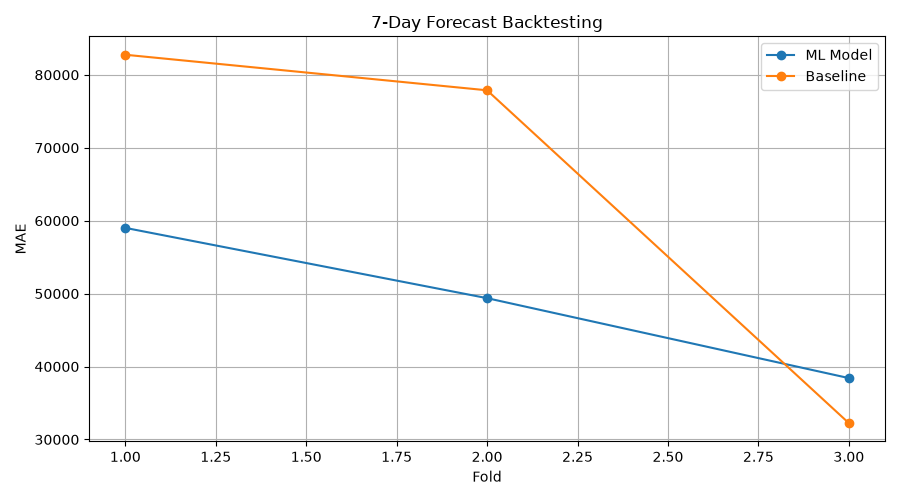

Source code (Python):
import pandas as pd
import numpy as np
import matplotlib.pyplot as plt
from sklearn.base import clone
from sklearn.metrics import mean_absolute_error
import joblib

print("7-Day Forecast Backtesting Started...")

# Load daily historical data
df = pd.read_csv(
    "data/daily_sales.csv",
    parse_dates=["date"]
).sort_values("date").reset_index(drop=True)

feature_cols = joblib.load("advanced_feature_columns.pkl")
saved_model = joblib.load("advanced_sales_model.pkl")

# Create the same training features
df["day_of_week"] = df["date"].dt.dayofweek
df["month"] = df["date"].dt.month
df["day_of_year"] = df["date"].dt.dayofyear
df["is_weekend"] = (df["day_of_week"] >= 5).astype(int)

for lag in [1, 7, 14, 30]:
    df[f"lag_{lag}"] = df["sales"].shift(lag)

for window in [7, 14, 30]:
    df[f"rolling_mean_{window}"] = (
        df["sales"].shift(1).rolling(window).mean()
    )

df = df.dropna().reset_index(drop=True)

# Use multiple historical 7-day periods
test_starts = [
    len(df) - 84,
    len(df) - 56,
    len(df) - 28
]

all_results = []

for fold, start in enumerate(test_starts, start=1):

    # Only data before forecast period
    history_df = df.iloc[:start].copy()

    model = clone(saved_model)

    model.fit(
        history_df[feature_cols],
        history_df["sales"]
    )

    sales_history = history_df["sales"].tolist()
    last_date = history_df["date"].iloc[-1]

    actual = df.iloc[start:start + 7]["sales"].to_numpy()

    predictions = []
    baseline_predictions = []

    for day in range(1, 8):

        future_date = last_date + pd.Timedelta(days=day)

        # Seasonal naive: repeat the previous week's pattern
        baseline_predictions.append(
    history_df["sales"].iloc[-7 + (day - 1)]
)

        features = pd.DataFrame([{
            "day_of_week": future_date.dayofweek,
            "month": future_date.month,
            "day_of_year": future_date.dayofyear,
            "is_weekend": int(future_date.dayofweek >= 5),
            "lag_1": sales_history[-1],
            "lag_7": sales_history[-7],
            "lag_14": sales_history[-14],
            "lag_30": sales_history[-30],
            "rolling_mean_7": np.mean(sales_history[-7:]),
            "rolling_mean_14": np.mean(sales_history[-14:]),
            "rolling_mean_30": np.mean(sales_history[-30:])
        }])

        prediction = max(
            0,
            float(model.predict(features[feature_cols])[0])
        )

        predictions.append(prediction)
        sales_history.append(prediction)

    model_mae = mean_absolute_error(actual, predictions)
    baseline_mae = mean_absolute_error(
        actual, baseline_predictions
    )

    all_results.append({
        "Fold": fold,
        "Model_MAE": model_mae,
        "Baseline_MAE": baseline_mae
    })

    print(
        f"Fold {fold}: Model MAE = {model_mae:.2f}, "
        f"Baseline MAE = {baseline_mae:.2f}"
    )

results = pd.DataFrame(all_results)

results.to_csv(
    "seven_day_backtest_results.csv",
    index=False
)

print("\nAverage Model MAE:", results["Model_MAE"].mean())
print("Average Baseline MAE:", results["Baseline_MAE"].mean())

plt.figure(figsize=(9, 5))

plt.plot(
    results["Fold"],
    results["Model_MAE"],
    marker="o",
    label="ML Model"
)

plt.plot(
    results["Fold"],
    results["Baseline_MAE"],
    marker="o",
    label="Baseline"
)

plt.title("7-Day Forecast Backtesting")
plt.xlabel("Fold")
plt.ylabel("MAE")
plt.legend()
plt.grid(True)
plt.tight_layout()

plt.savefig("seven_day_backtest.png")
plt.close()

print("\nSTEP 10A Completed Successfully!")
